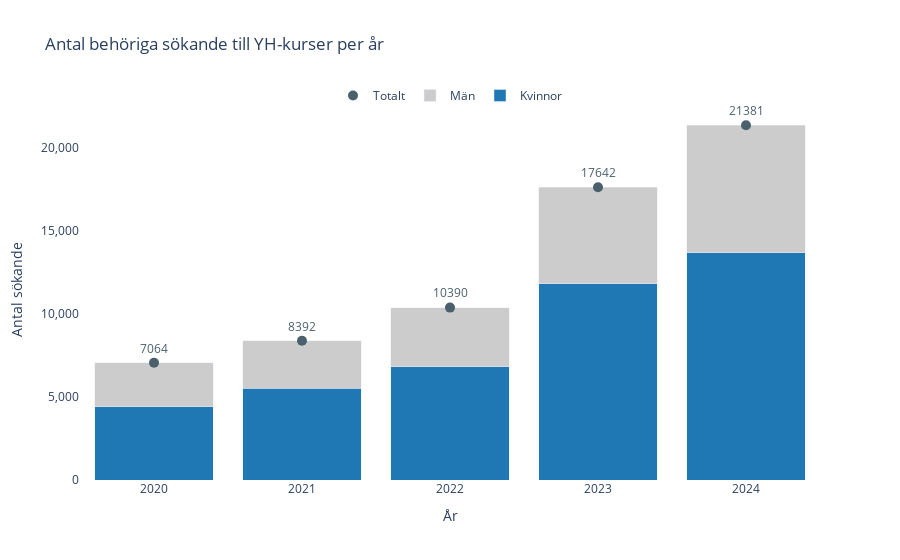

This figure's notebook cell:
### Markdown cell above
### Same data presented as a stacked bar chart with:

- Years on the x-axis

- Kvinnor (women) at the bottom of the stacked bars

- Män (men) stacked on top of kvinnor

- A dot marker representing the total for each year

### Code cell
# Create figure
fig = go.Figure()

# Kvinnor (bottom of stacked bar)
fig.add_trace(go.Bar(
    x=pivot_df["år"],
    y=pivot_df["kvinnor"],
    name="Kvinnor",
    marker_color=BLUE_1  # Orange
))

# Män (top of stacked bar)
fig.add_trace(go.Bar(
    x=pivot_df["år"],
    y=pivot_df["män"],
    name="Män",
    marker_color=GRAY_1  # Blue
))

# Totalt (dot)
fig.add_trace(go.Scatter(
    x=pivot_df["år"],
    y=pivot_df["totalt"],
    name="Totalt",
    mode="markers+text",
    marker=dict(color="#4A606C", size=10, symbol="circle"),
    text=pivot_df["totalt"],
    textposition="top center",
    textfont=dict(color=GRAY_3)
))

# Layout
fig.update_layout(
    barmode="stack",
    title="Antal behöriga sökande till YH-kurser per år",
    xaxis_title="År",
    yaxis_title="Antal sökande",
    plot_bgcolor="white",
    paper_bgcolor="white",
    xaxis=dict(type="category"),
    yaxis=dict(tickformat=","),
    legend=dict(orientation="h", y=1.05, x=0.5, xanchor="center")
)

fig.show()

### Figure 1 — Plotly figure (JSON) as saved in the notebook; plotly's stock layout.template omitted (floating-point values rounded to 4 significant figures)
{"data": [{"marker": {"color": "#1f77b4"}, "name": "Kvinnor", "type": "bar", "x": [2020, 2021, 2022, 2023, 2024], "y": [4418, 5520, 6816, 11830, 13687]}, {"marker": {"color": "#CCCCCC"}, "name": "Män", "type": "bar", "x": [2020, 2021, 2022, 2023, 2024], "y": [2646, 2872, 3574, 5812, 7694]}, {"marker": {"color": "#4A606C", "size": 10, "symbol": "circle"}, "mode": "markers+text", "name": "Totalt", "text": [7064, 8392, 10390, 17642, 21381], "textfont": {"color": "#4A606C"}, "textposition": "top center", "type": "scatter", "x": [2020, 2021, 2022, 2023, 2024], "y": [7064, 8392, 10390, 17642, 21381]}], "layout": {"barmode": "stack", "legend": {"orientation": "h", "x": 0.5, "xanchor": "center", "y": 1.05}, "paper_bgcolor": "white", "plot_bgcolor": "white", "title": {"text": "Antal behöriga sökande till YH-kurser per år"}, "xaxis": {"title": {"text": "År"}, "type": "category"}, "yaxis": {"tickformat": ",", "title": {"text": "Antal sökande"}}}}
